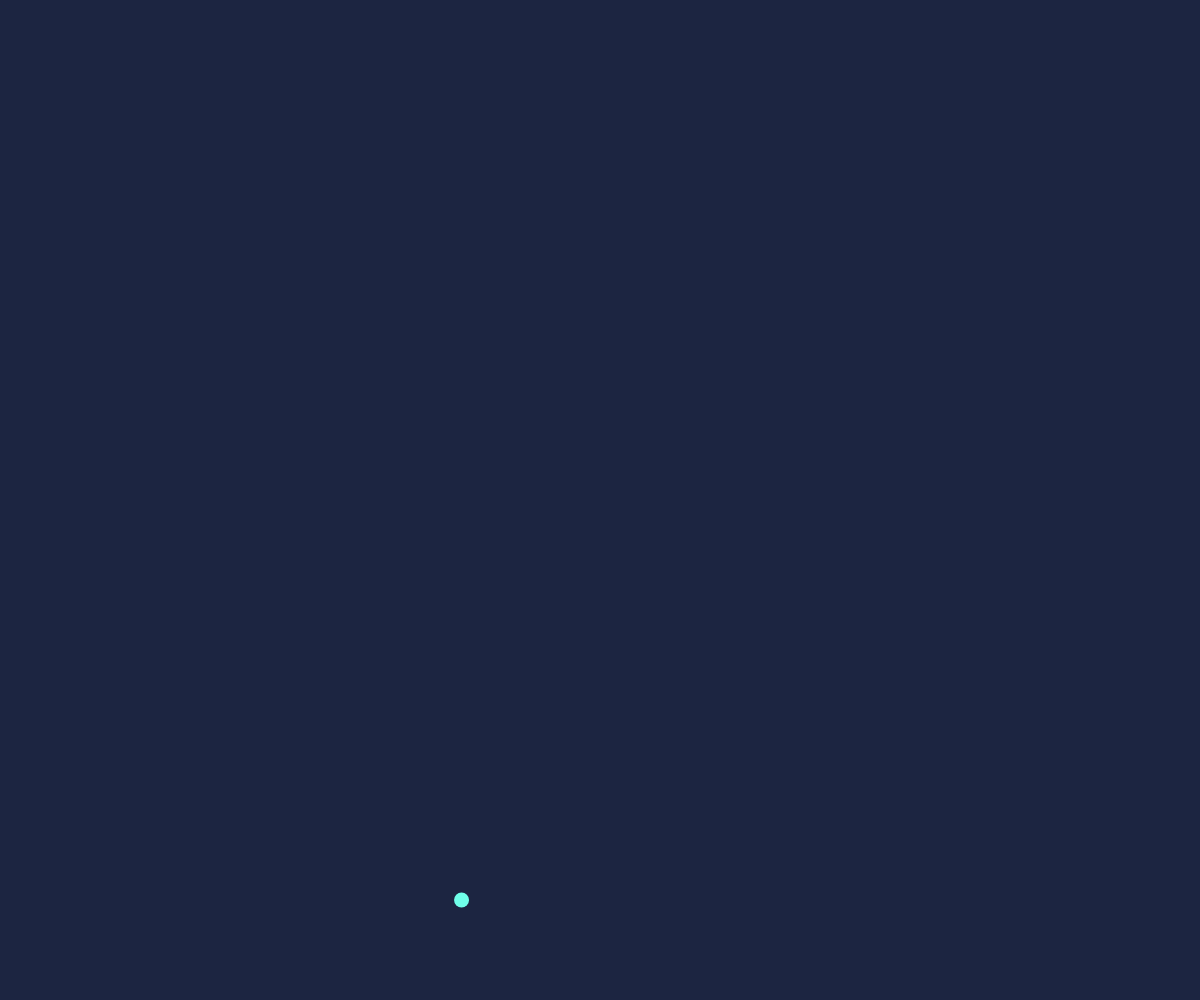
Frame 1 (no input)
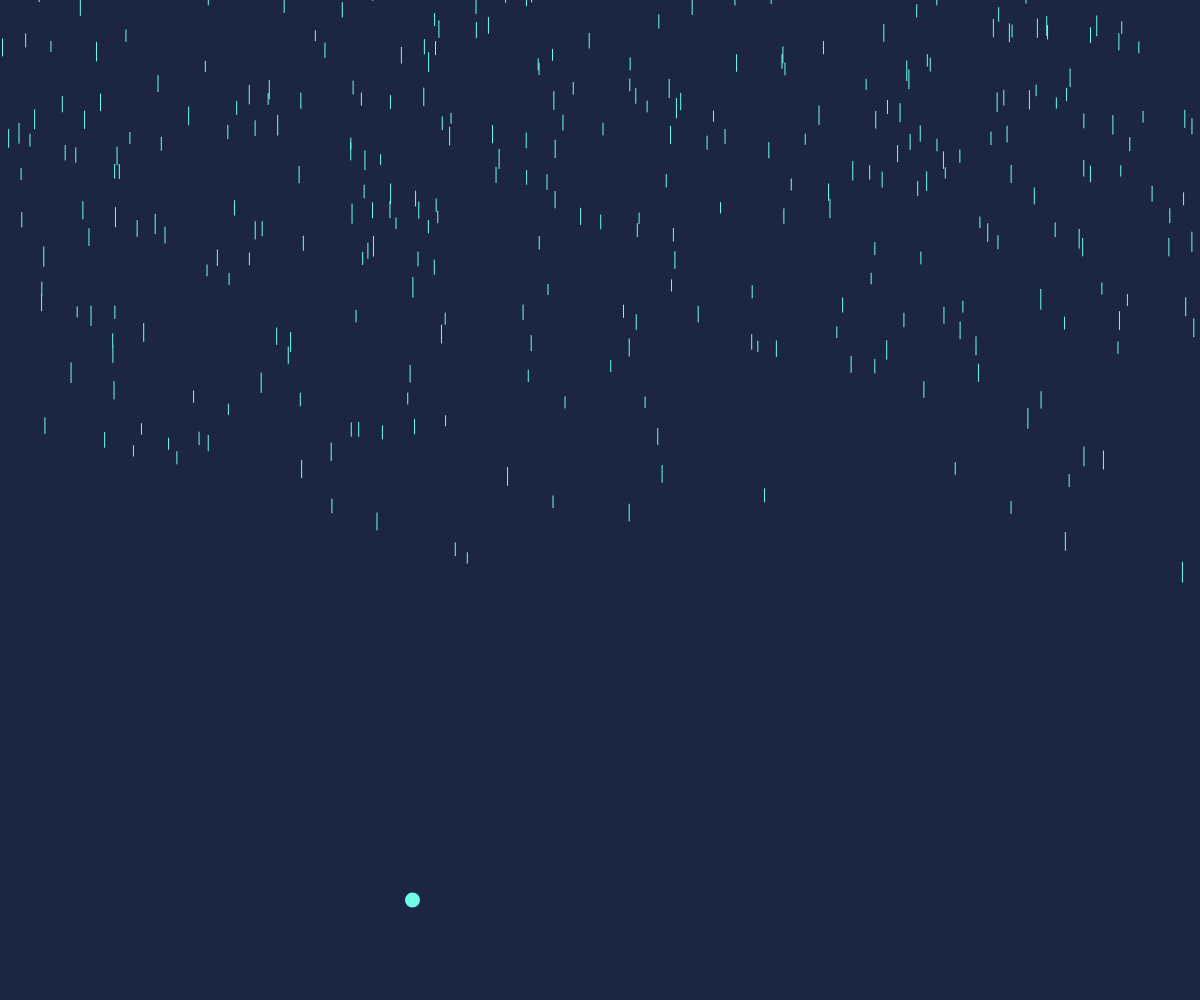
Frame 60 (no input)
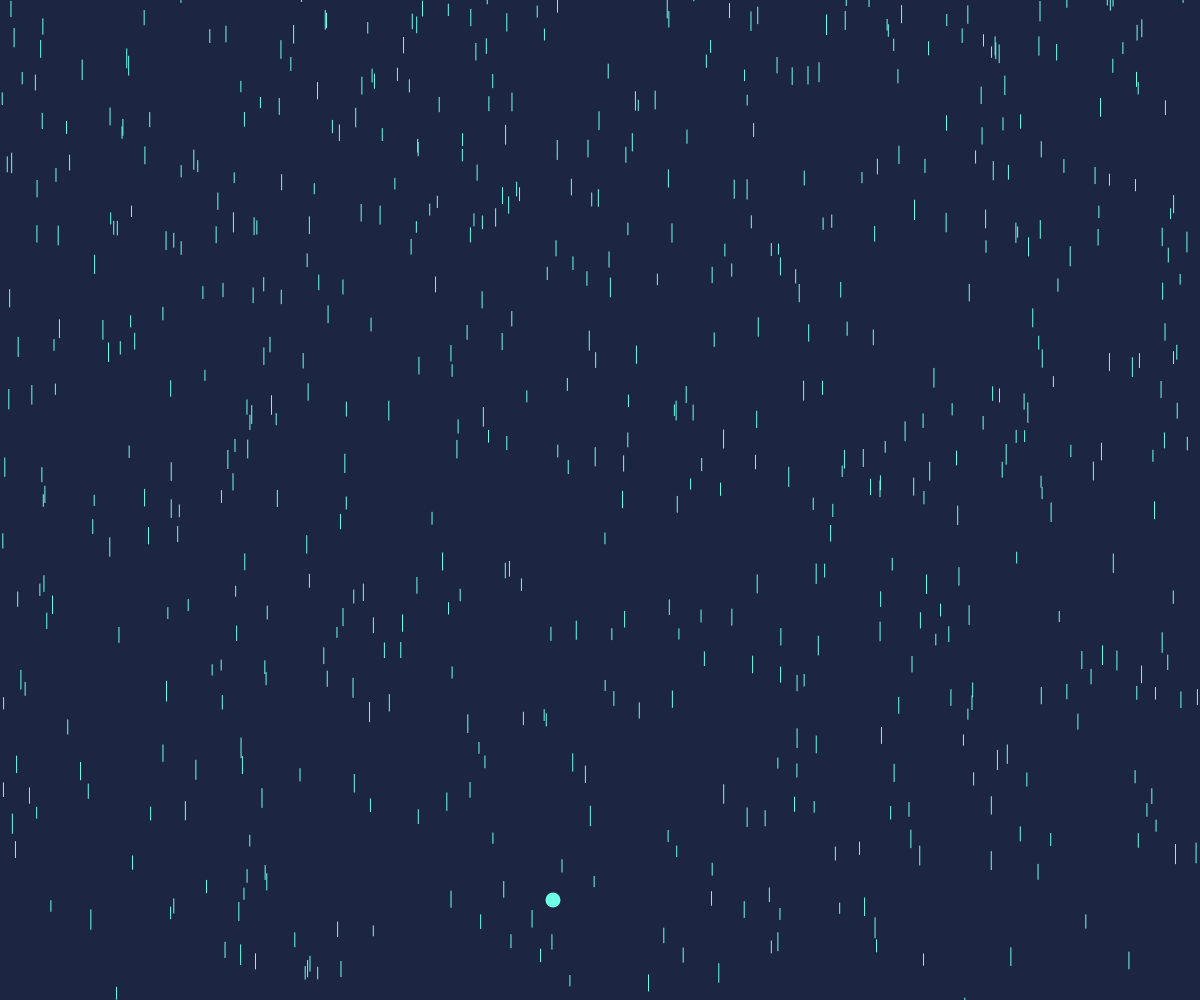
Frame 120 (the mouse pressed at the canvas centre since frame 60)

The p5.js sketch that drew these frames (run headless with seeded random() and noise() and a simulated clock; from frame 60 on, the mouse is pressed at the canvas centre):

// p5.js sketch
// ── sketch.js

var drops = [];
var stop = false;
var wind;
var windStrength = 0.1;
var windSeed;

function setup() {
  createCanvas(windowWidth, windowHeight);
  windSeed = random(100000);
}

function draw() {
  background('#1C2541');
  wind = windStrength*map(noise(frameCount/100+windSeed), 0, 1, -1, 1);
  removeDrops();
  addDrops(10);
  for (var i = 0; i < drops.length; i++) {
    drop = drops[i];
    drop.update();
    drop.show();
  }
  showWind();
}

function showWind() {
  fill('#6FFFE9');
  noStroke();
  var x = map(wind, -windStrength, windStrength, 0, width);
  ellipse(x, height*0.9, 15);
}

function removeDrops() {
  for (var i = drops.length-1; i >= 0; i--) {
    drop = drops[i];
    if(drop.p.y > height) {
      drops.splice(i, 1);
    }
  }
}


function addDrops(n) {
  for(var i = 0; i < n; i++) {
    var x = random(-width/3, 4/3*width);
    drops.push(new Drop(x, random(-100,-50)));
  }
}


function Drop (x, y) {
  this.p = createVector(x, y);
  this.s = createVector(0, random(4, 10));
  this.g = 0.05;
  this.a = createVector(0, this.g);
  this.l = random(10, 20);

  this.update = function() {
    this.a = createVector(wind, this.g);
    this.s.add(this.a);
    this.p.add(this.s);
  }

  this.show = function() {
    stroke('#6FFFE9');
    line(this.p.x, this.p.y, this.p.x, this.p.y + this.l);
  }
}


function mouseClicked() {
  if (stop) {
    loop();
  } else {
    noLoop();
  }
  stop = !stop;
}
